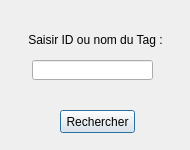
<?xml version="1.0" encoding="UTF-8"?>
<ui version="4.0">
 <class>tagSearchDialog</class>
 <widget class="QDialog" name="tagSearchDialog">
  <property name="geometry">
   <rect>
    <x>0</x>
    <y>0</y>
    <width>190</width>
    <height>150</height>
   </rect>
  </property>
  <property name="minimumSize">
   <size>
    <width>50</width>
    <height>150</height>
   </size>
  </property>
  <property name="maximumSize">
   <size>
    <width>270</width>
    <height>150</height>
   </size>
  </property>
  <property name="windowTitle">
   <string>Dialog</string>
  </property>
  <widget class="QLineEdit" name="lineEdit_tag">
   <property name="geometry">
    <rect>
     <x>32</x>
     <y>60</y>
     <width>121</width>
     <height>20</height>
    </rect>
   </property>
   <property name="maxLength">
    <number>1024</number>
   </property>
  </widget>
  <widget class="QLabel" name="label">
   <property name="geometry">
    <rect>
     <x>20</x>
     <y>30</y>
     <width>151</width>
     <height>20</height>
    </rect>
   </property>
   <property name="text">
    <string>Saisir ID ou nom du Tag :</string>
   </property>
   <property name="alignment">
    <set>Qt::AlignCenter</set>
   </property>
  </widget>
  <widget class="QPushButton" name="pushButton_Start">
   <property name="geometry">
    <rect>
     <x>60</x>
     <y>110</y>
     <width>75</width>
     <height>23</height>
    </rect>
   </property>
   <property name="text">
    <string>Rechercher</string>
   </property>
  </widget>
 </widget>
 <resources/>
 <connections/>
</ui>
